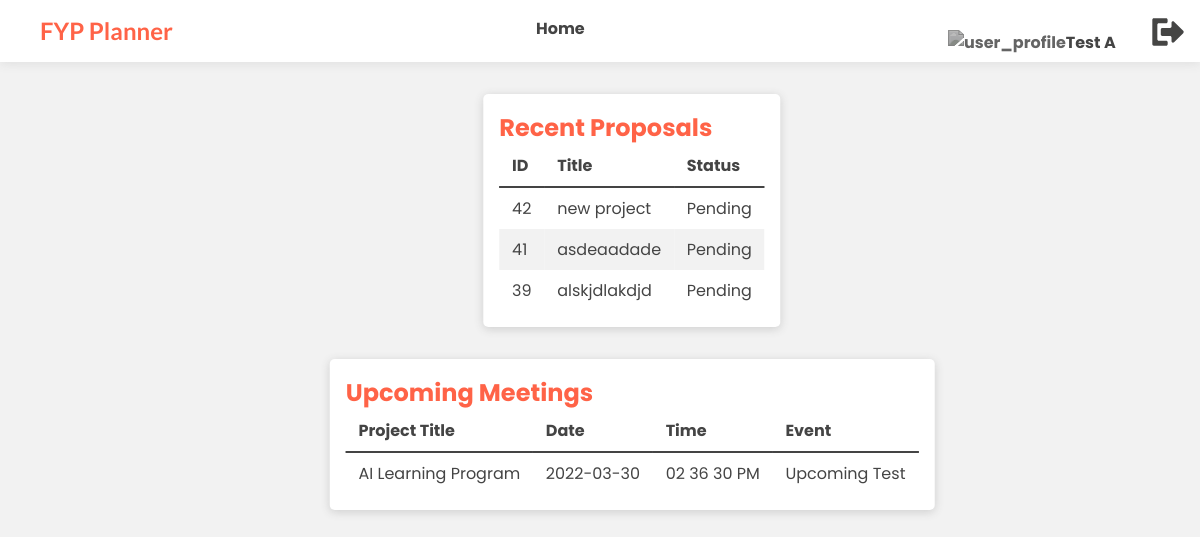
The page /src/supervisor/index.php (signed in) on the database its author committed.
### tables this page shows
CREATE TABLE `project` (
  `id` int(11) NOT NULL,
  `title` varchar(40) NOT NULL,
  `description` varchar(100) NOT NULL,
  `status` varchar(10) NOT NULL COMMENT 'Approved / Pending / Rejected / Achieved',
  `supervisor` int(11) NOT NULL,
  `student` int(11) DEFAULT NULL
);

CREATE TABLE `project_meeting` (
  `id` int(11) NOT NULL,
  `project` int(11) NOT NULL,
  `date` date NOT NULL,
  `time` time NOT NULL,
  `description` varchar(50) NOT NULL
);

### src/supervisor/index.php (the view, shortened to what this page needs)
<?php
    require '../php/connect.php';
?>
<!DOCTYPE html>
<html lang="en">
<head>
    <link rel="stylesheet" href="../css/main.css" />
</head>
<body>
    <?php require '../include/user-navbar.inc.php'; ?>
    <section>
        <div class="summary">
            <h2>Recent Proposals</h2>
            <table class="table-1">
                <thead>
                    <tr>
                        <th>ID</th>
                        <th>Title</th>
                        <th>Status</th>
                    </tr>
                </thead>
                <tbody>
                    <?php
                        $user_id = $_SESSION['id'];
                        $sql = $con->query("SELECT * FROM project WHERE supervisor = '$user_id' ORDER BY id DESC LIMIT 0, 3");
                        if($sql->num_rows > 0) {
                            while($result = $sql->fetch_assoc()) {
                                $id = $result['id'];
                                $title = $result['title'];
                                $status = $result['status'];
                                echo '
                                    <tr>
                                        <td>'.$id.'</td>
                                        <td>'.$title.'</td>
                                        <td>'.$status.'</td>
                                    </tr>
                                    ';
                            }
                        }else {
                            echo '<tr><td></td></tr>
                                <tr>
                                    <td>No Data Found. <a href="proposal.php" class="btn-2">Go To Proposal</a></td>
                                </tr>
                                ';
                        }
                    ?>
                </tbody>
            </table>
        </div>
    </section>
    <section>
        <div class="summary">
            <h2>Upcoming Meetings</h2>
            <table class="table-1">
                <table class="table-1">
                    <thead>
                        <tr>
                            <th>Project Title</th>
                            <th>Date</th>
                            <th>Time</th>
                            <th>Event</th>
                        </tr>
                    </thead>
                    <tbody>
                        <?php
                            $sql = $con->query("SELECT project.title, date, TIME_FORMAT(time, '%h %i %s %p') as time, project_meeting.description FROM project_meeting INNER JOIN project ON project_meeting.project = project.id WHERE project.supervisor = '$user_id' AND date >= DATE(NOW()) ORDER BY date, time ASC LIMIT 0, 3");
                            if($sql->num_rows > 0) {
                                while($result = $sql->fetch_assoc()) {
                                    $title = $result['title'];
                                    $date = $result['date'];
                                    $time = $result['time'];
                                    $descrip = $result['description'];
                                    echo '
                                        <tr>
                                            <td>'.$title.'</td>
                                            <td>'.$date.'</td>
                                            <td>'.$time.'</td>
                                            <td>'.$descrip.'</td>
                                        </tr>
                                        ';
                                }
                            }else {
                                echo '<tr><td></td></tr>
                                    <tr>
                                        <td>No Data Found. <a href="meeting.php" class="btn-2">Go To Meeting</a></td>
                                    </tr>
                                    ';
                            }
                        ?>
                    </tbody>
                </table>
            </table>
        </div>
    </section>
</body>
</html>

### src/include/user-navbar.inc.php (shortened to what this page needs)
<div class="navbar">
        <div class="container">
            <a class="logo" href="index.php">FYP Planner</a>
                <nav class="desktop-nav">
                    <ul>
                        <li><a class="nav-btn" href="index.php">Home</a></li>
                    </ul>
                </nav>
                <div class="right-menu desktop-nav">
                    <nav>
                        <ul>
                            <li><a href="profile.php"><img src="../assets/profile.svg" alt="user_profile"><?php echo($_SESSION['name']); ?></a></li>
                            <li><a href="../php/logout.php"><img src="../assets/logout.svg" alt="user_profile"></a></li>
                        </ul>
                    </nav>
                </div>
        </div>
    </div>

### src/css/main.css (style rules this page uses)
:root { --primary-color: #FF6347; --secondary-color: #444444; }
* { margin: 0; padding: 0; }
body { background-color: #F2F2F2; font-family: 'Poppins', sans-serif; color: var(--secondary-color); }
.navbar { padding: 1em; background: #FFFFFF; box-shadow: 0 2px 10px 0px rgba(65, 65, 65, 0.1); height: 1.85em; }
.navbar .container { display: flex; }
.navbar .logo { font-family: 'Lato'; margin-left: 1em; font-size: 1.5em; font-weight: bold; color: var(--primary-color); }
.navbar a { text-decoration: none; }
.navbar nav { margin: auto; }
.navbar ul li { list-style: none; display: inline-block; margin-left: 2em; }
.navbar ul li a { color: var(--secondary-color); }
.navbar ul li .nav-btn:after { display:block; margin-top: 1.2em; content: ''; border-bottom: solid 3px var(--secondary-color); transform: scaleX(0); transition: transform .25s ease-in-out; }
.navbar .right-menu img { filter: invert(23%) sepia(2%) saturate(10%) hue-rotate(6deg) brightness(100%) contrast(86%); width: 32px; height: 32px; }
.navbar .current { font-weight: bold; }
.summary { position: relative; left: 50%; transform: translateX(-50%); background: white; margin: 2em; box-shadow: 0 2px 10px 0px rgba(65, 65, 65, 0.2); border-radius: 5px; padding: 1em; width:max-content }
.summary h2 { font-size: 1.5em; color: var(--primary-color); }
.table-1 { border-collapse: collapse; width: 100%; }
.table-1 td, .table-1 th { padding: 0.5em 0.8em 0.5em 0.8em; }
.table-1 thead { border-bottom: 2px solid var(--secondary-color); font-weight: bold; }
.table-1 tr:nth-child(even) { background: #f2f2f2; }
.table-1 th { text-align: left; }
.table-1 tr { transition: .25s; }

### rows shown on the page
project: id "42", title "new project", status "Pending"
project: id "41", title "asdeaadade", status "Pending"
project: id "39", title "alskjdlakdjd", status "Pending"
project_meeting: project.title "AI Learning Program", date "2022-03-30", time "02 36 30 PM", description "Upcoming Test"

### other values the page prints
$_SESSION['name'] "Test A"
